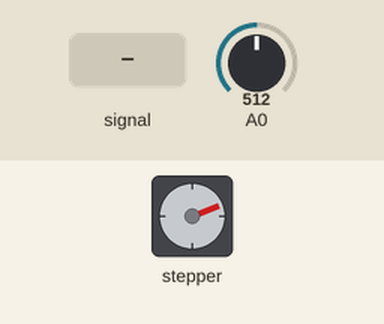
A sketch run on a simulated Arduino Uno, built with avr-gcc and run on an emulated ATmega328P. On the bench: stepper motor. Wiring (inferred from the names in the program): stepper motor driver (200 steps per turn assumed): step pin 3; direction pin 4. The test bench sets the inputs (shaded band); at power-on: A0 = 512.

Above: at 1.2 s.
1.3 s: A0 fed a 200 Hz sine of ±255 counts around its level
At 1.65 s:
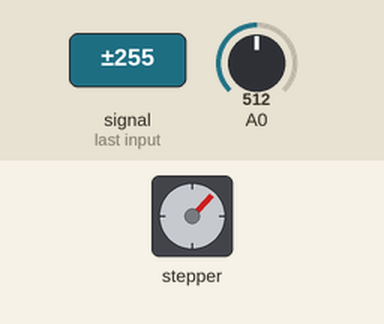
4.3 s: A0 set to 716
At 4.65 s:
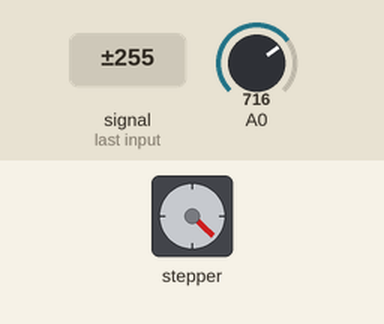
7.3 s: A0 fed a 2 Hz sine of ±306 counts around its level
At 7.95 s:
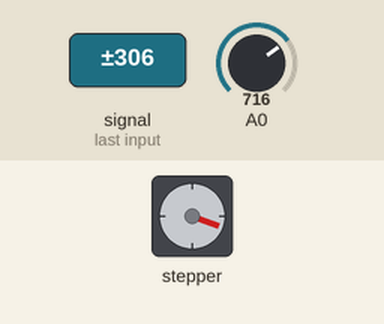
Timing chart, 0 to 16.3 s (numbered marks = the images above; inputs shaded):
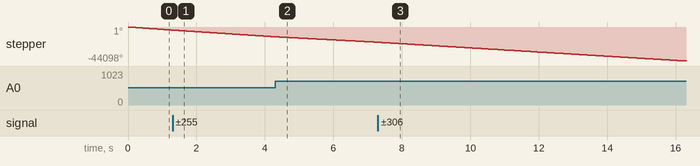

The sketch:

millis_pot.ino
```cpp
/*     Simple Stepper Motor Control Exaple Code
 *
 *  by Dejan Nedelkovski, www.HowToMechatronics.com
 *
 */
// defines pins numbers
const int stepPin = 3;
const int dirPin = 4;
int speed = 350;// ρυθμήζει τις στροφές 500 = 9.2 rpm   350=13.2 rpm - 680=7 rpm
float time_now = 0; // δοκιμασε και unsign long


void setup() {

  //Serial.begin(9600);

  pinMode(stepPin,OUTPUT);
  pinMode(dirPin,OUTPUT);
}
void loop() {


     int value = analogRead(A0);
      speed = map(value,0,1023,265,700); // to 700 e;inai 7 ρπμ

  //digitalWrite(dirPin,HIGH); // Enables the motor to move in a particular direction
  // Makes 200 pulses for making one full cycle rotation

  if(micros() > time_now + speed){
        time_now = micros();
     digitalWrite(stepPin,LOW);

  }
     else{
      digitalWrite(stepPin,HIGH);
     }
         //    Serial.println(speed);
     //delay(10);


  }

//


  /*
   if(millis() < time_now + period){
        time_now = millis();
     digitalWrite(stepPin,LOW);

   }


    }
  /*

  for(int x = 0; x < 10000; x++) {
    digitalWrite(stepPin,HIGH);
    delay(1);
    digitalWrite(stepPin,LOW);
    delay(1);
  }
}
  /*
  delay(100); // One second delay

  digitalWrite(dirPin,LOW); //Changes the rotations direction
  // Makes 400 pulses for making two full cycle rotation
  for(int x = 0; x < 10000; x++) {
    digitalWrite(stepPin,HIGH);
    delayMicroseconds(100);
    digitalWrite(stepPin,LOW);
    delayMicroseconds(100);
  }
  delay(100);
}
*/
```
